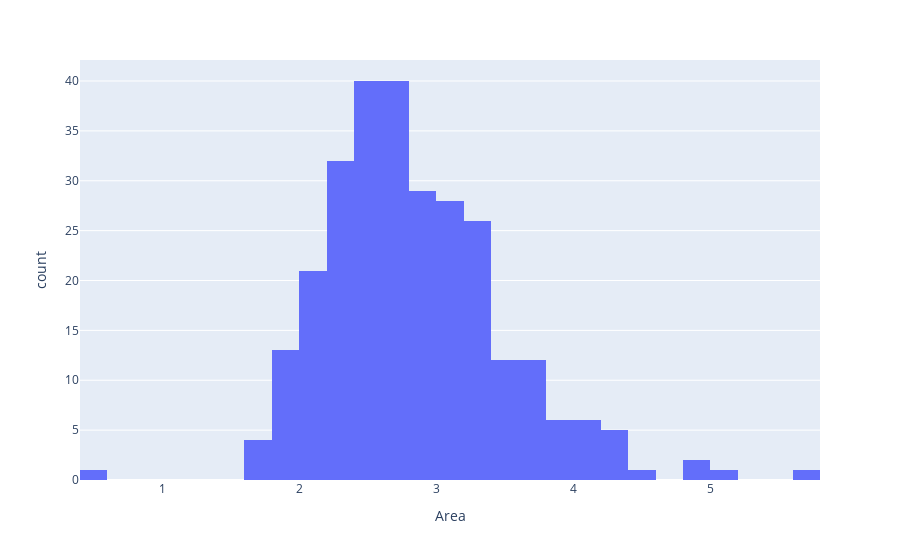

This figure's notebook cell:
### Markdown cell above
# Introduction to plotting

### Code cell
px.histogram(df, x='Area')

### Figure 1 — Plotly figure (JSON) as saved in the notebook; plotly's stock layout.template omitted (floating-point values rounded to 4 significant figures; data arrays with more than 128 entries replaced by an {"elided": "..."} marker saying what was removed)
{"data": [{"bingroup": "x", "hovertemplate": "Area=%{x}<br>count=%{y}<extra></extra>", "legendgroup": "", "marker": {"color": "#636efa", "pattern": {"shape": ""}}, "name": "", "orientation": "v", "showlegend": false, "type": "histogram", "x": {"elided": "280 float values"}, "xaxis": "x", "yaxis": "y"}], "layout": {"barmode": "relative", "legend": {"tracegroupgap": 0}, "margin": {"t": 60}, "xaxis": {"anchor": "y", "domain": [0, 1], "title": {"text": "Area"}}, "yaxis": {"anchor": "x", "domain": [0, 1], "title": {"text": "count"}}}}
